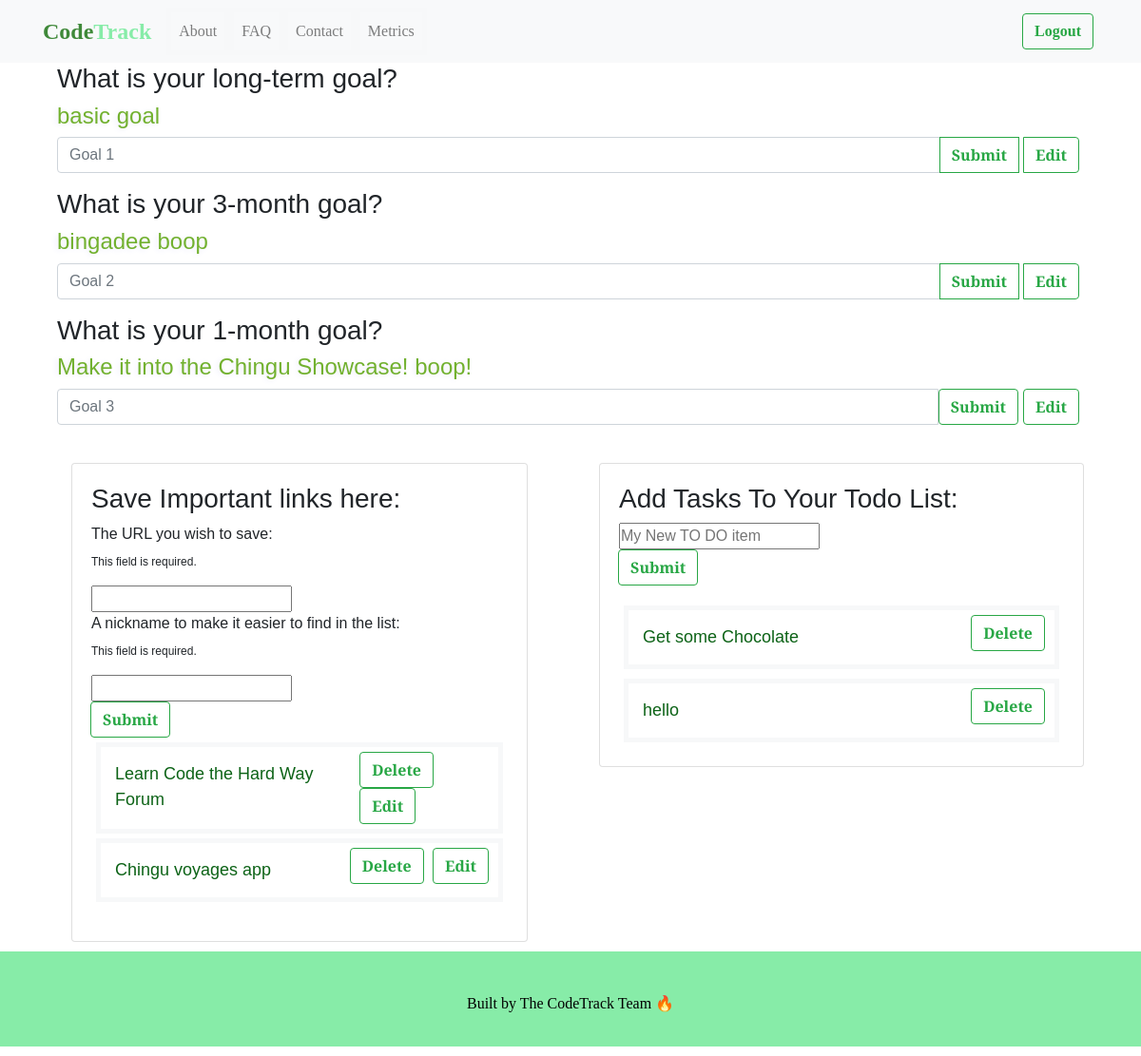
Before: /metrics (signed in) with the older database file.
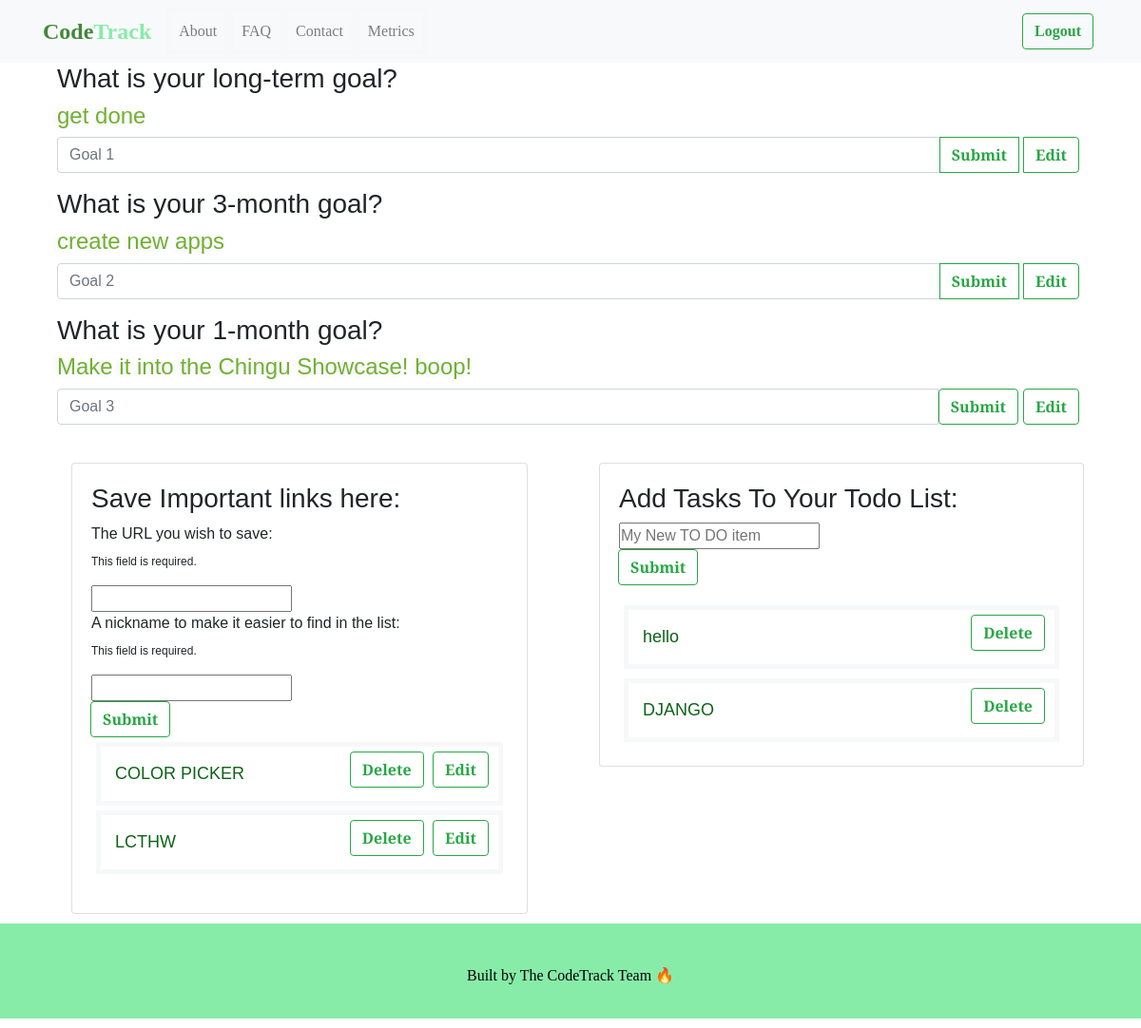
After: the same page with the newer database file.
### metrics/models.py (models this page shows, shortened)
class GoalOne(models.Model):
    text = models.CharField(max_length=40, default="Goal #1")
    user = models.ForeignKey(MyUser, on_delete = models.CASCADE,  related_name='+')
    def __str__(self):
        return self.text

class GoalTwo(models.Model):
    text = models.CharField(max_length=40, default="Goal #2")
    user = models.ForeignKey(MyUser, on_delete = models.CASCADE,  related_name='+')
    def __str__(self):
        return self.text

class Bookmarks(models.Model):
    alink = models.URLField(max_length=130, default="A website you wish to save.")
    nickname = models.CharField(max_length=40, default="An easy to remember nickname for your link.")
    user = models.ForeignKey(MyUser, on_delete = models.CASCADE,  related_name='+')

class Goal(models.Model):
    text = models.CharField(max_length=40, default="TODO list item.")
    complete = models.BooleanField(default=False)
    user = models.ForeignKey(MyUser, on_delete = models.CASCADE, related_name='+')
    def __str__(self):
        return self.text

### metrics/views.py (the view)
# urls.py: path('metrics', views.load_metrics, name='metrics'),
def load_metrics(request):
    form = GoalForm(request.POST)
    form1 = GoalONEForm(request.POST)
    form2 = GoalTWOForm(request.POST)
    form3 = GoalTHREEForm(request.POST)
    form4 = Bookmark(request.POST)
    if request.user.is_authenticated:
        try:
            user_id = request.user
            goals_list = Goal.objects.filter(user=user_id)
            longtermgoal = GoalOne.objects.filter(user=user_id).first()
            threemonthgoal=GoalTwo.objects.filter(user=user_id).first()
            shorttermgoal = GoalThree.objects.filter(user=user_id).first()
            bookmark_list = Bookmarks.objects.filter(user=user_id)
            if not goals_list:
                goals_list = ["no task items currently set.", "Use ADD button to add a to-do."]
            if longtermgoal == None:
                longtermgoal = "You have not set a long term goal yet."
            if threemonthgoal == None:
                threemonthgoal = "You have not set a three month goal yet."
            if shorttermgoal == None:
                shorttermgoal = "You have not set your short term goal yet."
            if not bookmark_list:
                bookmark_list = [" save some bookmarks here ", "keep them in one place for easier retrieval!", "nickname your links to make them easier to identify"]
            user_metrics = {'form': form, 'form1': form1, 'form2': form2, 'form3': form3, 'form4': form4, 'goals_list': goals_list, 'longtermgoal': longtermgoal, 'threemonthgoal': threemonthgoal, 'shorttermgoal': shorttermgoal, 'bookmark_list': bookmark_list}
            return render(request, 'metrics/MyTrack.html', user_metrics)
        except:
            return render(request, 'metrics/MyTrack_Demo.html')
    else:
        return render(request, 'metrics/MyTrack_Demo.html')

### metrics/forms.py
class GoalForm(forms.Form):
    text = forms.CharField(max_length=40,
    widget=forms.TextInput(
        attrs={
            'placeholder': 'My New TO DO item',
            'aria-label': 'Set a new To Do item',
            'aria-describedby': 'add-btn'
            }))
    class Meta:
        model = Goal
        fields =['text', 'user']

class GoalONEForm(forms.Form):
    text = forms.CharField(max_length=40,
    widget=forms.TextInput(
        attrs={
            'id': 'goal_1_input',
            'class':'form-control',
            'placeholder': 'Goal 1',
            'aria-label': ' set a new Goal 1.',
            'aria-describedby': 'add_goal1_btn'
            }))
    class Meta:
        model = GoalOne
        fields =['text', 'user']

### metrics/models.py (called while the page is built)
    def __str__(self):
        return self.text

### metrics/templates/metrics/MyTrack.html (shortened to what the changed rows need)
<!DOCTYPE html>
{% load static %}
<html lang="en">
  <head>
    <link
      rel="stylesheet"
      href="https://stackpath.bootstrapcdn.com/bootstrap/4.4.1/css/bootstrap.min.css"
    />
    <link rel=stylesheet href="{% static 'css/style.css' %}" />
    <link rel="stylesheet" href="{% static 'css/metrics_home.css' %}">
  </head>
  <body>
    <main class="container">
      <div class="myTrack">
        <div class="row">
          <div class="col-md">
            <section class="container goals">
                <div class="form-group">
                     <h4 class="goal_emphasis" id='longtermgoal'>
                         {{ longtermgoal }}
                         </h4>
                     <form action="{% url 'add_GoalOne' %}" method="POST" role="form1">
                        <div class="input-group">
                        </div>
                     </form>
                  </div>
                <div class="form-group">
                    <h4  class="goal_emphasis" id="threemonthgoal">
                     {{ threemonthgoal }}
                     </h4>
                    <form action="{% url 'add_GoalTwo' %}" method="POST" role="form2">
                            <div class="input-group">
                             </div>
                        </form>
                </div>
            </section>
          </div>
          </div>
          <br />
          <div class="row">
           <div class="col-md">
          <section/section class="col-md">
          <section class="container links">
            <div class="card card-body">
                <div class="form-group">
                 <form action="{% url 'add_Bookmark' %}" method="POST" role="form4">
                    <div class="input_form_column">
                    {{ form4 }}
                    </div>
                 </form>
                    {% for urls in bookmark_list %}
          <div>
            {% if urls.alink and urls.nickname and urls.id %}
            <div class="display_item_outer">
                <li class="display_item_inner_left"><a class="bookmarks_link" href={{ urls.alink }}>{{urls.nickname}}</a></li>
                <span>
                <button type="button" class="btn btn-outline-success cust" id="delete_link"><a  class="delete_link" href="{% url 'delete_Bookmark' urls.id %}">Delete</a></button>
                <button type="button" class="btn btn-outline-success cust"><a href="{% url 'edit_bookmark' urls.id %}">Edit</a></button>
                </span>
                </div>
            {% else %}
              <li>{{urls}}</li>
              </div>
            {% endif %}
            {% endfor %}
           </div>
            </div>
          </section>
          </div>
           <div class="col-md">
          <section class="container links">
            <div class="card card-body">
                {% for goal in goals_list %}
                <div class="display_item_outer">
                <li class="display_item_inner_left" id="todo_list_item">{{ goal }}</li>
                {% if goal.id %}
                <span>
                <button type="button" class="btn btn-outline-success cust" id="delete_link"><a  class="delete_link" href="{% url 'deleteGoal' goal.id %}">Delete</a></button>
                </span>
                {% endif %}
                </div>
                {% endfor %}
                </div>
            </div>
        </div>
      </div>
    </main>
  </body>
</html>

Changed rows visible on the page:
removed Bookmarks: nickname "Learn Code the Hard Way Forum"
removed Bookmarks: nickname "Chingu voyages app"
removed Goal: text "Get some Chocolate", shows "Delete"
changed GoalOne: text "basic goal" → "get done"
changed GoalTwo: text "bingadee boop" → "create new apps"
added Bookmarks: nickname "COLOR PICKER"
added Bookmarks: nickname "LCTHW"
added Goal: text "DJANGO", shows "Delete"
